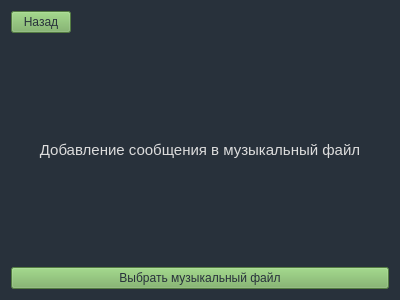
<?xml version="1.0" encoding="UTF-8"?>
<ui version="4.0">
 <class>music_file</class>
 <widget class="QWidget" name="music_file">
  <property name="geometry">
   <rect>
    <x>0</x>
    <y>0</y>
    <width>400</width>
    <height>300</height>
   </rect>
  </property>
  <property name="windowTitle">
   <string>Form</string>
  </property>
  <property name="styleSheet">
   <string notr="true">background-color: rgb(40,49,59);</string>
  </property>
  <layout class="QVBoxLayout" name="verticalLayout">
   <item>
    <widget class="QPushButton" name="btn_back">
     <property name="maximumSize">
      <size>
       <width>60</width>
       <height>16777215</height>
      </size>
     </property>
     <property name="styleSheet">
      <string notr="true">background-color: rgb(117,174,93);
color: rgb(40,49,59);</string>
     </property>
     <property name="text">
      <string>Назад</string>
     </property>
    </widget>
   </item>
   <item>
    <widget class="QLabel" name="label">
     <property name="font">
      <font>
       <pointsize>11</pointsize>
      </font>
     </property>
     <property name="styleSheet">
      <string notr="true">color: rgb(220, 220, 220);</string>
     </property>
     <property name="text">
      <string>Добавление сообщения в музыкальный файл</string>
     </property>
     <property name="alignment">
      <set>Qt::AlignCenter</set>
     </property>
    </widget>
   </item>
   <item>
    <widget class="QPushButton" name="btn_choose_music">
     <property name="styleSheet">
      <string notr="true">background-color: rgb(117,174,93);
color: rgb(40,49,59);</string>
     </property>
     <property name="text">
      <string>Выбрать музыкальный файл</string>
     </property>
    </widget>
   </item>
  </layout>
 </widget>
 <resources/>
 <connections/>
</ui>
